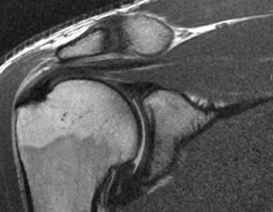
#> input picture UNIUBE - Processamento Digital de Imagens/Praticas/Images/mri.jpg, 273 x 212 px, given in place of Lenna.png, which was not available
$ jupyter execute Esquema_Cores.ipynb
#> lines starting #> are read from the running program, lines starting #| are printed output that depends on the picture; pictures that were not available may be replaced by others from this repository, and a replacement may not be noted
[cell 1]
# Exibe uma janela para a seleção de um arquivo
from google.colab import files
arquivo = files.upload()
#> the answer given: mri.jpg

[cell 2]
# Bibliotecas
import cv2
import numpy as np
import math
import matplotlib.pyplot as plt

[cell 3]
# Imagem artificial

imagem = np.array([
    [0,   0,   0,   0,   0],
    [0, 255, 255, 113,   0],
    [0, 255,   0, 255,   0],
    [0, 255, 255, 255,   0],
    [0,   0,   0,   0,   0]
], dtype=np.uint8)

plt.imshow(imagem, cmap='gray', vmin=0, vmax=255)
plt.colorbar()
plt.show()
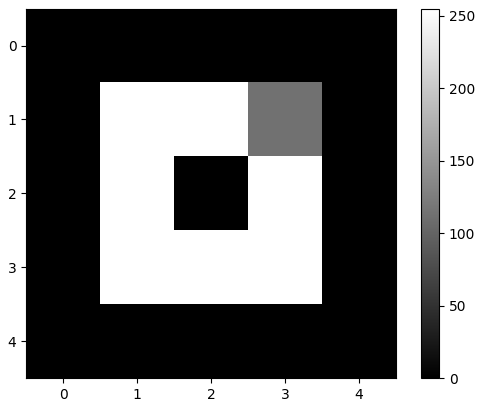
#> figure drawn by matplotlib, 2 panels

[cell 4]
vermelho = np.zeros((300, 300, 3), dtype=np.uint8)
verde = np.zeros((300, 300, 3), dtype=np.uint8)
azul = np.zeros((300, 300, 3), dtype=np.uint8)

vermelho[:, :, 2] = 255
verde[:, :, 1] = 255
azul[:, :, 0] = 255

# No esquema BGR do openCV, 0(blue), 1(green), 2(red)
amarelo = vermelho + verde
magenta = vermelho + azul
ciano = verde + azul
branco = vermelho + verde + azul

# Exibição dos resultados:
_, ax = plt.subplots(1, 7)

ax[0].imshow(vermelho)
ax[1].imshow(verde)
ax[2].imshow(azul)
ax[3].imshow(amarelo)
ax[4].imshow(magenta)
ax[5].imshow(ciano)
ax[6].imshow(branco)

for ax in ax.flat:
    ax.set_xticks([])
    ax.set_yticks([])

plt.show()
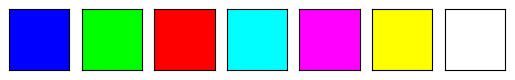
#> figure drawn by matplotlib, 7 panels

[cell 5]
# Carregamento da imagem
imagem = cv2.imread("Lenna.png")
#> imagem is the input picture: shape (212, 273, 3); min 10, max 255, mean 91.6
Imagem = cv2.cvtColor(imagem, cv2.COLOR_BGR2RGB)
R, G, B = cv2.split(imagem)

_, axs = plt.subplots(1, 3)

axs[0].imshow(R, cmap='Reds')
axs[0].set_title('Canal R')
axs[0].axis('off')

axs[1].imshow(G, cmap='Greens')
axs[1].set_title('Canal G')
axs[1].axis('off')

axs[2].imshow(B, cmap='Blues')
axs[2].set_title('Canal B')
axs[2].axis('off')

plt.show()
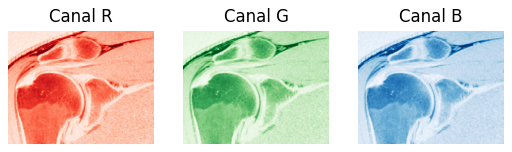
#> figure drawn by matplotlib, 3 panels

[cell 6]
# Retirada de canais RGB

sem_vermelho = imagem.copy()
sem_vermelho[:, :, 0] = 0
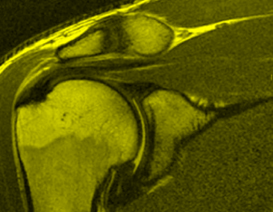
#> sem_vermelho: shape (212, 273, 3); mean B, G, R 0, 91.6, 91.6

sem_verde = imagem.copy()
sem_verde[:, :, 1] = 0
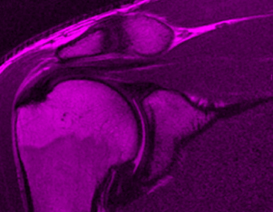
#> sem_verde: shape (212, 273, 3); mean B, G, R 91.6, 0, 91.6

sem_azul = imagem.copy()
sem_azul[:, :, 2] = 0
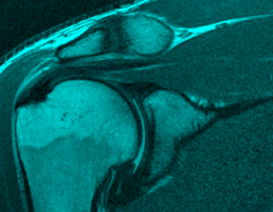
#> sem_azul: shape (212, 273, 3); mean B, G, R 91.6, 91.6, 0

_, axs = plt.subplots(1, 3)

axs[0].imshow(sem_vermelho)
axs[0].set_title('B+G')
axs[0].axis('off')

axs[1].imshow(sem_verde)
axs[1].set_title('R+B')
axs[1].axis('off')

axs[2].imshow(sem_azul)
axs[2].set_title('R+G')
axs[2].axis('off')

plt.show()
#> figure, not shown here; B, G, R data is drawn as R, G, B

[cell 7]
hsv = cv2.cvtColor(imagem, cv2.COLOR_BGR2HSV)
#> hsv: shape (212, 273, 3); mean H, S, V 0, 0, 91.6
H, S, V = cv2.split(hsv)
#> H: shape (212, 273); every value is 0


hsv_colorido = np.zeros_like(hsv)

hsv_colorido[:, :, 0] = H
#> hsv_colorido: shape (212, 273, 3); every value is 0
hsv_colorido[:, :, 1] = 255
#> hsv_colorido: shape (212, 273, 3); mean H, S, V 0, 255, 0
hsv_colorido[:, :, 2] = 255
#> hsv_colorido: shape (212, 273, 3); mean H, S, V 0, 255, 255
matiz_colorida = cv2.cvtColor(hsv_colorido,cv2.COLOR_HSV2RGB)
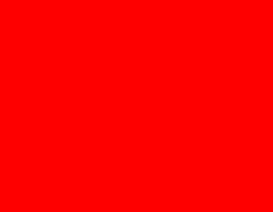
#> matiz_colorida: shape (212, 273, 3); mean R, G, B 255, 0, 0


_, axs = plt.subplots(1, 3)

axs[0].imshow(matiz_colorida)
axs[0].set_title('matiz')
axs[0].axis('off')

axs[1].imshow(S, cmap='gray')
axs[1].set_title('saturação')
axs[1].axis('off')

axs[2].imshow(V, cmap='gray')
axs[2].set_title('valor')
axs[2].axis('off')

plt.show()
